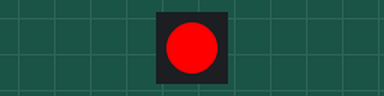
Simulated run of this program. Board: CircuitPython board. Shown: 1 RGB LEDs in strip order, left to right.

Above: at 0.2 s.
At 1.7 s:
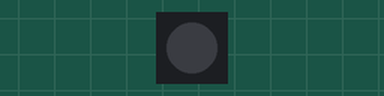
Timing chart, 0 to 3.0 s (numbered marks = the images above):
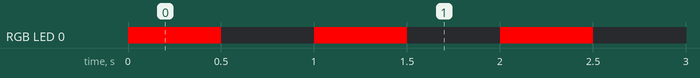

The program:

main.py
```python
import board, time
import neopixel

# Define Neopixels
LED6_PIN = board.D1  # pin that the NeoPixel is connected to
# Most Neopixels have a color order of GRB or GRBW some use RGB
LED6_ORDER = neopixel.RGB  # pixel color channel order
# Create NeoPixel object
LED6 = neopixel.NeoPixel(
    LED6_PIN, 1, pixel_order=LED6_ORDER, auto_write=False
)

### MAIN LOOP ###
while True:
    LED6[0] = (255, 0, 0)
    LED6.show()
    time.sleep(0.5)
    LED6[0] = (0, 0, 0)
    LED6.show()
    time.sleep(0.5)
```

Measured:
- by itself, RGB LED 0: alternates RGB(255, 0, 0) for 0.50 s and off for 0.50 s
